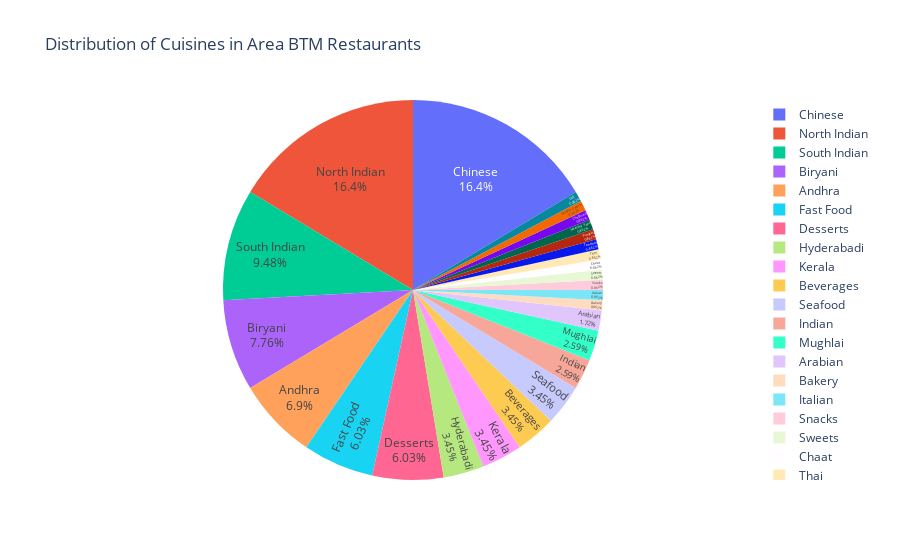

Source (notebook cell):
### Code cell
fig = px.pie(data_frame = cu_BTM, 
             names = cu_BTM['Cuisine'], 
             values = cu_BTM['Count'], 
             title = 'Distribution of Cuisines in Area BTM Restaurants')

fig.update_traces(textposition = 'inside', textinfo = 'percent+label')
fig.show()

### Figure 1 — Plotly figure (JSON) as saved in the notebook; plotly's stock layout.template omitted (floating-point values rounded to 4 significant figures)
{"data": [{"domain": {"x": [0, 1], "y": [0, 1]}, "hovertemplate": "Cuisine=%{label}<br>Count=%{value}<extra></extra>", "labels": ["Chinese", "North Indian", "South Indian", "Biryani", "Andhra", "Fast Food", "Desserts", "Hyderabadi", "Kerala", "Beverages", "Seafood", "Indian", "Mughlai", "Arabian", "Bakery", "Italian", "Snacks", "Sweets", "Chaat", "Thai", "Tandoor", "Punjabi", "Healthy Food", "Chettinad", "Middle Eastern", "Grill"], "legendgroup": "", "name": "", "showlegend": true, "textinfo": "percent+label", "textposition": "inside", "type": "pie", "values": [19, 19, 11, 9, 8, 7, 7, 4, 4, 4, 4, 3, 3, 2, 1, 1, 1, 1, 1, 1, 1, 1, 1, 1, 1, 1]}], "layout": {"legend": {"tracegroupgap": 0}, "title": {"text": "Distribution of Cuisines in Area BTM Restaurants"}}}
